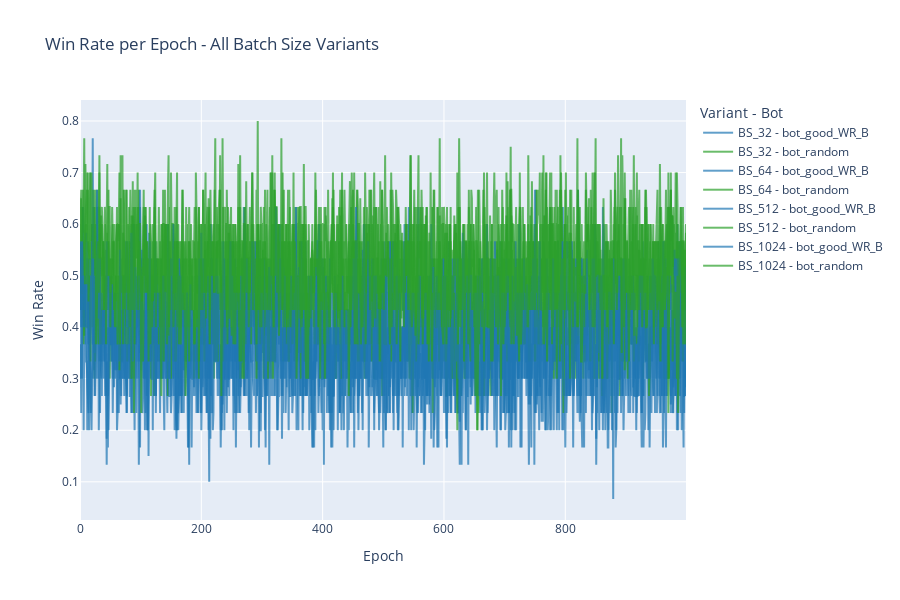

Write notebook code for a chart like this one.
### Markdown cell above
## Win Rate Comparison Across Batch Sizes

### Code cell
# Define consistent colors for each bot type
bot_colors = {
    "bot_good": "#1f77b4",  # Blue
    "bot_good_WR_B": "#1f77b4",  # Blue
    "bot_medium": "#ff7f0e",  # Orange
    "bot_random": "#2ca02c",  # Green
    "bot_bad": "#d62728",  # Red
    "bot_Michael": "#9467bd",  # Purple
    "bot_Michael2": "#8c564b",  # Brown
}

fig = go.Figure()

for batch_size, data in sorted(evals.items(), key=lambda x: int(x[0])):
    if "win_rate" not in data:
        continue

    win_rate = data["win_rate"]

    for bot, rates in win_rate.items():
        bot_color = bot_colors.get(bot, "#999999")
        fig.add_trace(
            go.Scatter(
                y=rates,
                mode="lines",
                name=f"BS_{batch_size} - {bot}",
                line=dict(color=bot_color),
                opacity=0.7,
            )
        )

fig.update_layout(
    title="Win Rate per Epoch - All Batch Size Variants",
    xaxis_title="Epoch",
    yaxis_title="Win Rate",
    legend_title="Variant - Bot",
    height=600,
)
fig.show()

### Figure 1 — Plotly figure (JSON) as saved in the notebook; plotly's stock layout.template omitted (floating-point values rounded to 4 significant figures; data arrays with more than 128 entries replaced by an {"elided": "..."} marker saying what was removed)
{"data": [{"line": {"color": "#1f77b4"}, "mode": "lines", "name": "BS_32 - bot_good_WR_B", "opacity": 0.7, "type": "scatter", "y": {"elided": "1000 float values"}}, {"line": {"color": "#2ca02c"}, "mode": "lines", "name": "BS_32 - bot_random", "opacity": 0.7, "type": "scatter", "y": {"elided": "1000 float values"}}, {"line": {"color": "#1f77b4"}, "mode": "lines", "name": "BS_64 - bot_good_WR_B", "opacity": 0.7, "type": "scatter", "y": {"elided": "1000 float values"}}, {"line": {"color": "#2ca02c"}, "mode": "lines", "name": "BS_64 - bot_random", "opacity": 0.7, "type": "scatter", "y": {"elided": "1000 float values"}}, {"line": {"color": "#1f77b4"}, "mode": "lines", "name": "BS_512 - bot_good_WR_B", "opacity": 0.7, "type": "scatter", "y": {"elided": "1000 float values"}}, {"line": {"color": "#2ca02c"}, "mode": "lines", "name": "BS_512 - bot_random", "opacity": 0.7, "type": "scatter", "y": {"elided": "1000 float values"}}, {"line": {"color": "#1f77b4"}, "mode": "lines", "name": "BS_1024 - bot_good_WR_B", "opacity": 0.7, "type": "scatter", "y": {"elided": "1000 float values"}}, {"line": {"color": "#2ca02c"}, "mode": "lines", "name": "BS_1024 - bot_random", "opacity": 0.7, "type": "scatter", "y": {"elided": "1000 float values"}}], "layout": {"height": 600, "legend": {"title": {"text": "Variant - Bot"}}, "title": {"text": "Win Rate per Epoch - All Batch Size Variants"}, "xaxis": {"title": {"text": "Epoch"}}, "yaxis": {"title": {"text": "Win Rate"}}}}
